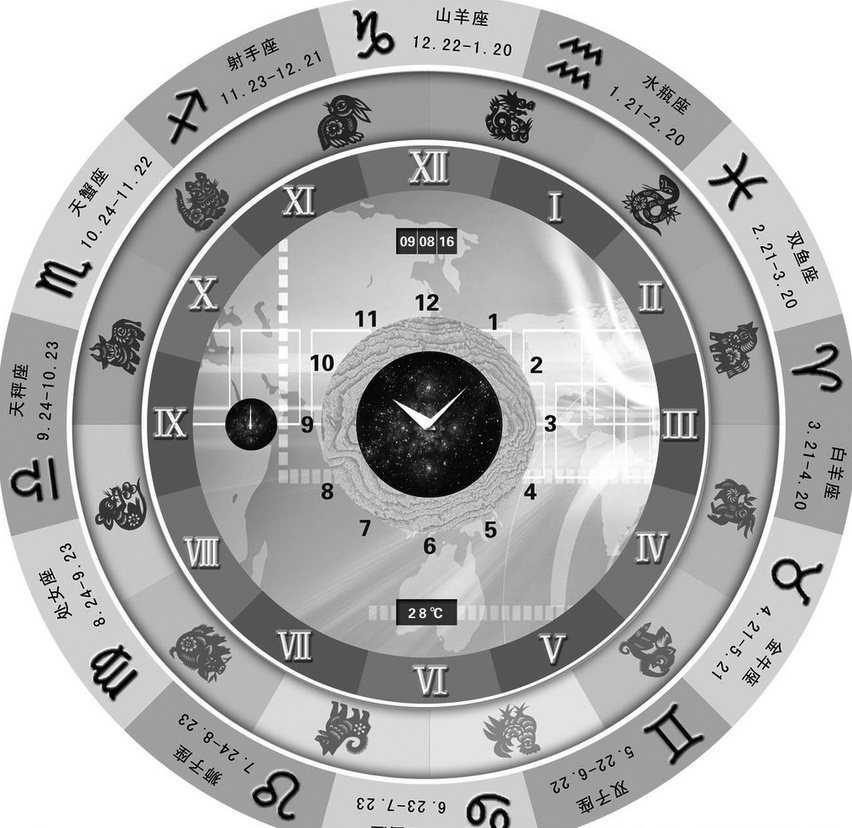
#> input picture OpenCV.Algorithmic.Solution/chapter-03/img2.jpg, 852 x 828 px, shrunk from 1015 x 986 before the run
$ python warpAffine.py ../img2.jpg   (older library calls are emulated)
#> lines starting #> are read from the running program, lines starting #| are printed output that depends on the picture
# -*- coding: utf-8 -*-
import numpy as np
import cv2
import sys
import math

#主函数
if __name__ == "__main__":
    if len(sys.argv)>1:
        #image = cv2.imread(sys.argv[1],cv2.CV_LOAD_IMAGE_GRAYSCALE)#OpenCV2.X
        image = cv2.imread(sys.argv[1],cv2.IMREAD_GRAYSCALE)#OpenCV3.X
#> image is the input picture: shape (828, 852); min 0, max 255, mean 176.1
    else:
        print("Usage: python warpAffine.py image")
        sys.exit(1)

    cv2.imwrite("img.jpg",image)

    #原图的高宽
    h,w=image.shape[:2]
#> h = 828; w = 852
    #仿射变换矩阵，缩小两倍
    A1 = np.array([[0.5,0,0],[0,0.5,0]],np.float32)
    d1 = cv2.warpAffine(image,A1,(w,h),borderValue=125)
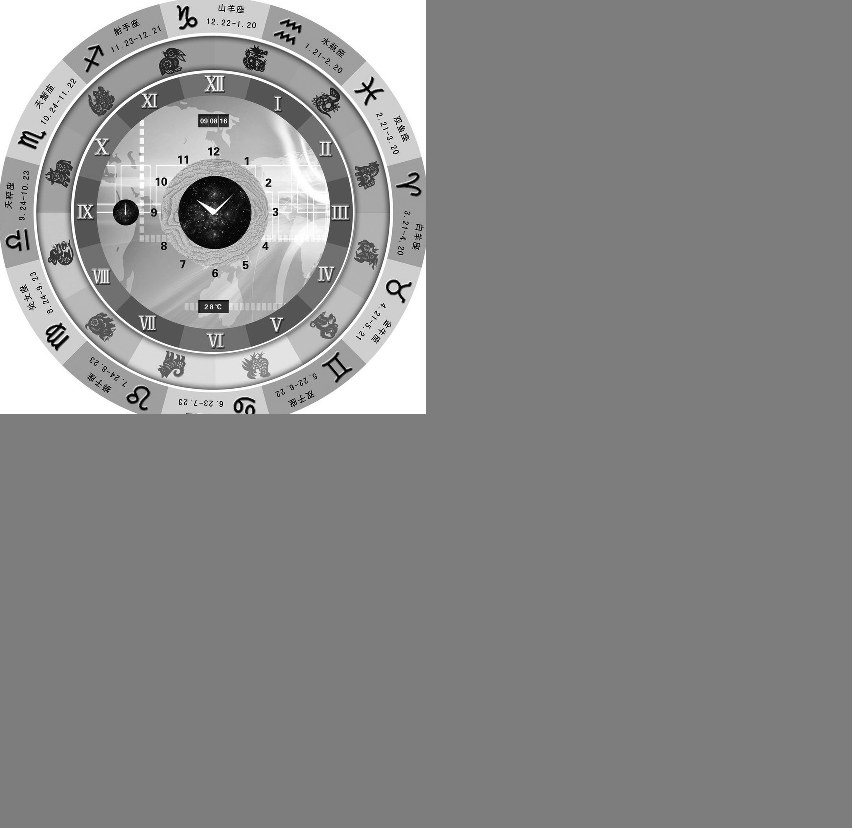
#> d1: shape (828, 852); min 0, max 255, mean 137.8
    #先缩小两倍，再平移
    A2 = np.array([[0.5,0,w/4],[0,0.5,h/4]],np.float32)
#> A2 = [[0.5, 0, 213], [0, 0.5, 207]]
    d2 = cv2.warpAffine(image,A2,(w,h),borderValue=125)
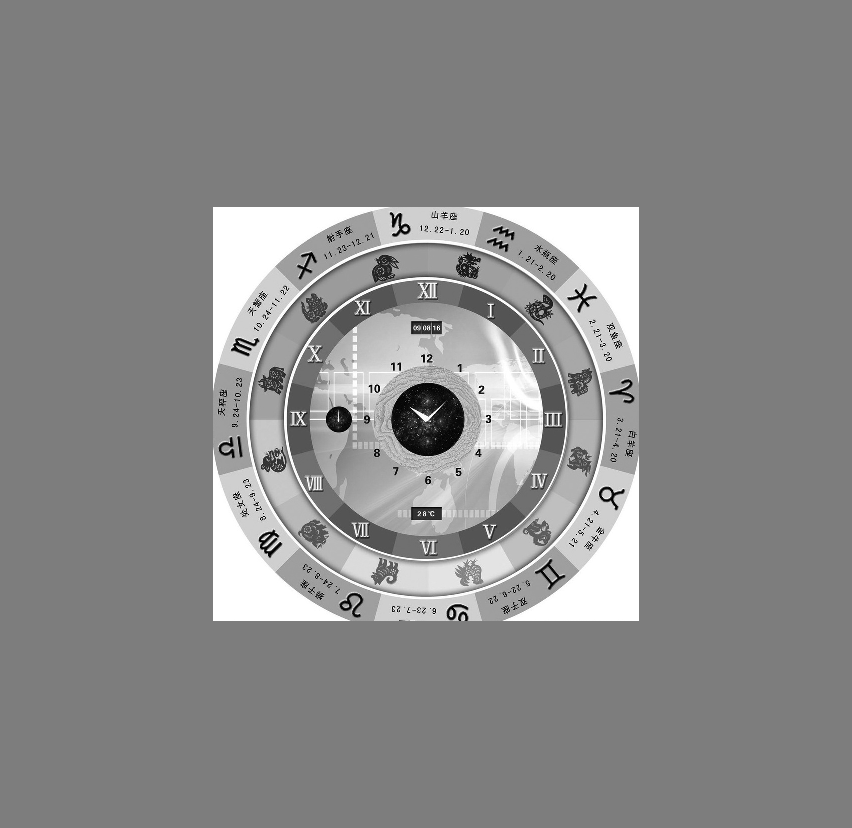
#> d2: shape (828, 852); min 0, max 255, mean 137.8
    #在 d2 的基础上，绕图像的中心点旋转
    A3 = cv2.getRotationMatrix2D((w/2,h/2),30,1)
    d3 = cv2.warpAffine(d2,A3,(w,h),borderValue=125)
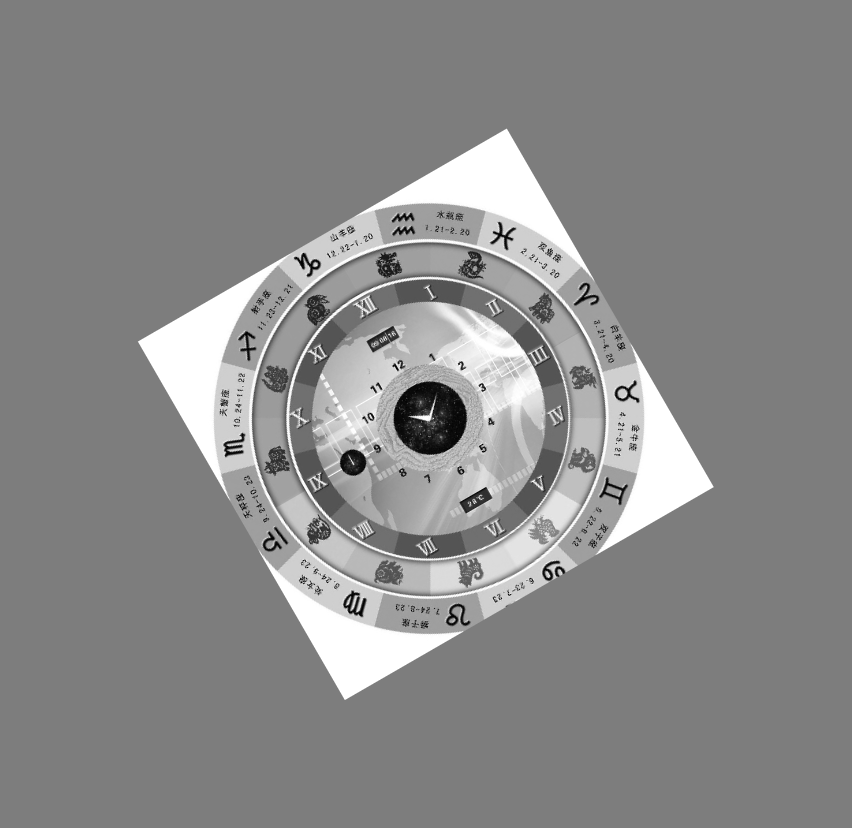
#> d3: shape (828, 852); min 0, max 255, mean 137.8
    #在
    A4 = np.array([[math.cos(math.pi/4),0,0],[math.sin(math.pi/3),1,0]])
    d4 = cv2.warpAffine(image,A4,(2*w,2*h),borderValue=125)
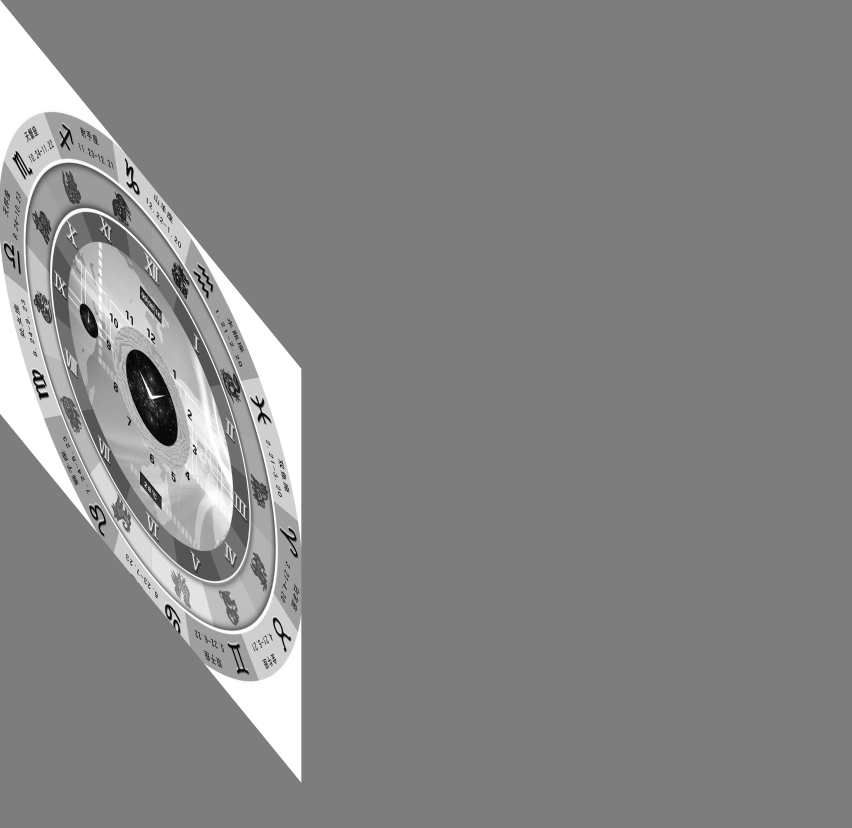
#> d4: shape (1656, 1704) (shown at 1/2 size); min 0, max 255, mean 134
    cv2.imshow("image",image)
    cv2.imshow("d1",d1)
    cv2.imshow("d2",d2)
    cv2.imshow("d3",d3)
    #cv2.imwrite("d3.jpg",d3)
    cv2.imshow("d4",d4)
    cv2.waitKey(0)
    cv2.destroyAllWindows()
